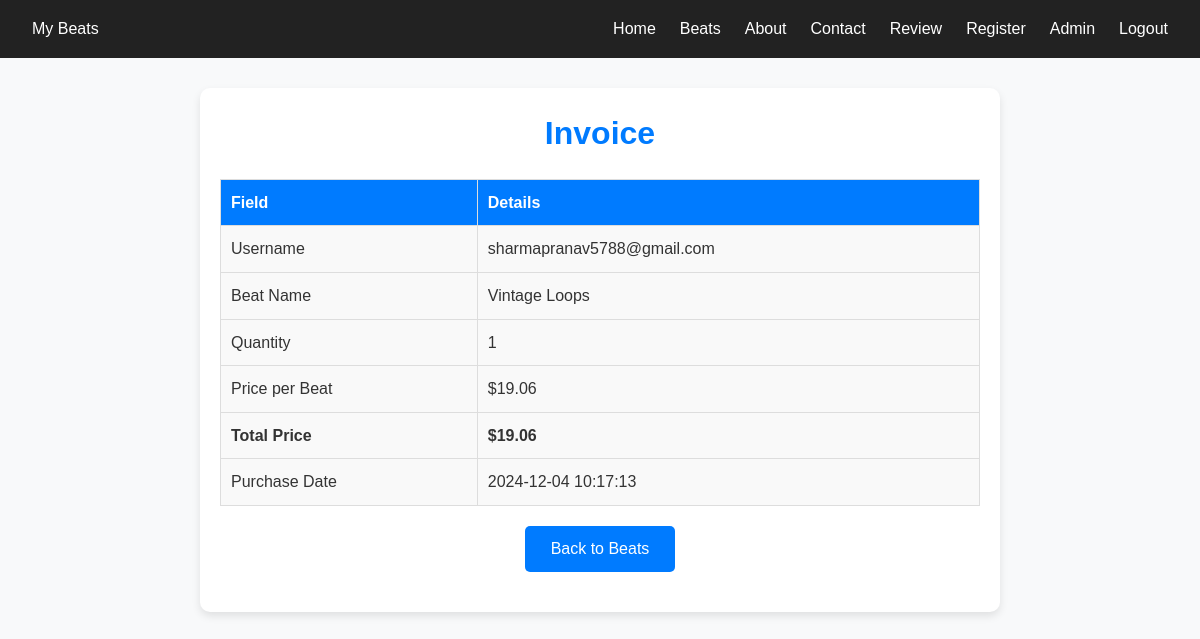
/invoice.php?purchase_id=2 (signed in), run on the app's committed database.
### tables this page shows
CREATE TABLE `purchase_record` (
  `purchase_id` int(11) NOT NULL,
  `user_id` int(11) NOT NULL,
  `beat_id` int(11) NOT NULL,
  `quantity` int(11) NOT NULL,
  `total_price` decimal(10,2) NOT NULL,
  `purchased_at` datetime DEFAULT current_timestamp()
);

CREATE TABLE `users` (
  `user_id` int(11) NOT NULL,
  `username` varchar(100) NOT NULL,
  `password` varchar(255) NOT NULL,
  `registered_at` datetime DEFAULT current_timestamp()
);

CREATE TABLE `beats` (
  `beat_id` int(11) NOT NULL,
  `rate` decimal(10,2) NOT NULL,
  `image_path` varchar(255) NOT NULL,
  `type` varchar(50) NOT NULL,
  `audio_path` varchar(255) NOT NULL,
  `beat_name` varchar(255) NOT NULL
);

### invoice.php (the view, shortened to what this page needs)
<?php
include 'header.php';
include 'db.php';
$purchase_id = $_GET['purchase_id'];
$stmt = $pdo->prepare("
    SELECT pr.*, b.beat_name, b.rate, u.username
    FROM purchase_record pr
    JOIN beats b ON pr.beat_id = b.beat_id
    JOIN users u ON pr.user_id = u.user_id
    WHERE pr.purchase_id = :purchase_id
");
$stmt->execute(['purchase_id' => $purchase_id]);
$purchase = $stmt->fetch(PDO::FETCH_ASSOC);
?>
<!DOCTYPE html>
<html lang="en">
<head>
</head>
<body>
    <div class="container">
        <h1>Invoice</h1>
        <table>
            <tr>
                <th>Field</th>
                <th>Details</th>
            </tr>
            <tr>
                <td>Username</td>
                <td><?php echo htmlspecialchars($purchase['username']); ?></td>
            </tr>
            <tr>
                <td>Beat Name</td>
                <td><?php echo htmlspecialchars($purchase['beat_name']); ?></td>
            </tr>
            <tr>
                <td>Quantity</td>
                <td><?php echo htmlspecialchars($purchase['quantity']); ?></td>
            </tr>
            <tr>
                <td>Price per Beat</td>
                <td>$<?php echo number_format($purchase['rate'], 2); ?></td>
            </tr>
            <tr class="total-row">
                <td>Total Price</td>
                <td>$<?php echo number_format($purchase['total_price'], 2); ?></td>
            </tr>
            <tr>
                <td>Purchase Date</td>
                <td><?php echo htmlspecialchars($purchase['purchased_at']); ?></td>
            </tr>
        </table>
        <a href="beats.php" class="btn">Back to Beats</a>
    </div>
</body>
</html>

### styles.css (style rules this page uses)
* { margin: 0; padding: 0; box-sizing: border-box; }
body { font-family: 'Poppins', sans-serif; line-height: 1.6; color: #333; }
a { text-decoration: none; color: inherit; }
.container { width: 90%; max-width: 1200px; margin: 0 auto; text-align: center; }
.btn { padding: 12px 20px; font-size: 1rem; border: none; border-radius: 5px; cursor: pointer; text-decoration: none; transition: all 0.3s ease; text-align: center; }

### invoice.php (style rules this page uses)
body { font-family: 'Poppins', sans-serif; line-height: 1.6; background-color: #f8f9fa; color: #333; }
.container { max-width: 800px; margin: 30px auto; padding: 20px; background: white; box-shadow: 0 4px 8px rgba(0, 0, 0, 0.1); border-radius: 10px; }
h1 { text-align: center; margin-bottom: 20px; color: #007bff; }
table { width: 100%; border-collapse: collapse; margin-top: 20px; }
th, td { text-align: left; padding: 10px; border: 1px solid #ddd; }
th { background-color: #007bff; color: white; font-weight: bold; }
td { background-color: #f9f9f9; }
.total-row td { font-weight: bold; }
.btn { display: block; margin: 20px auto; padding: 10px 15px; background-color: #007bff; color: white; text-align: center; text-decoration: none; border-radius: 5px; width: 150px; font-size: 16px; }

### data on the page
purchase_record: user.username "sharmapranav5788@gmail.com", beat.beat_name "Vintage Loops", quantity "1", beat.rate "19.06", total_price "19.06", purchased_at "2024-12-04 10:17:13"
